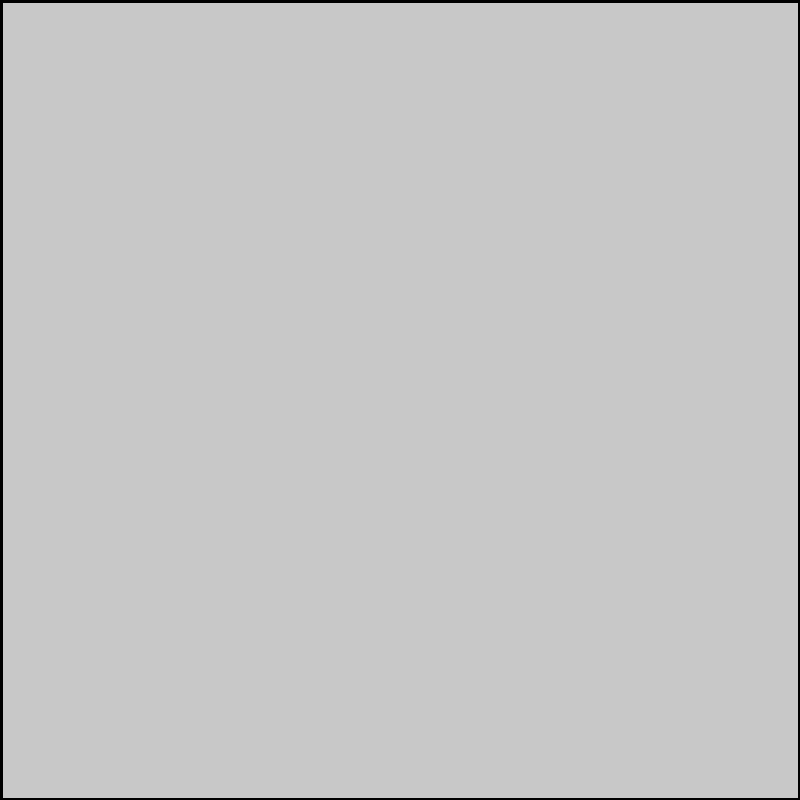
Frame 1 (no input)
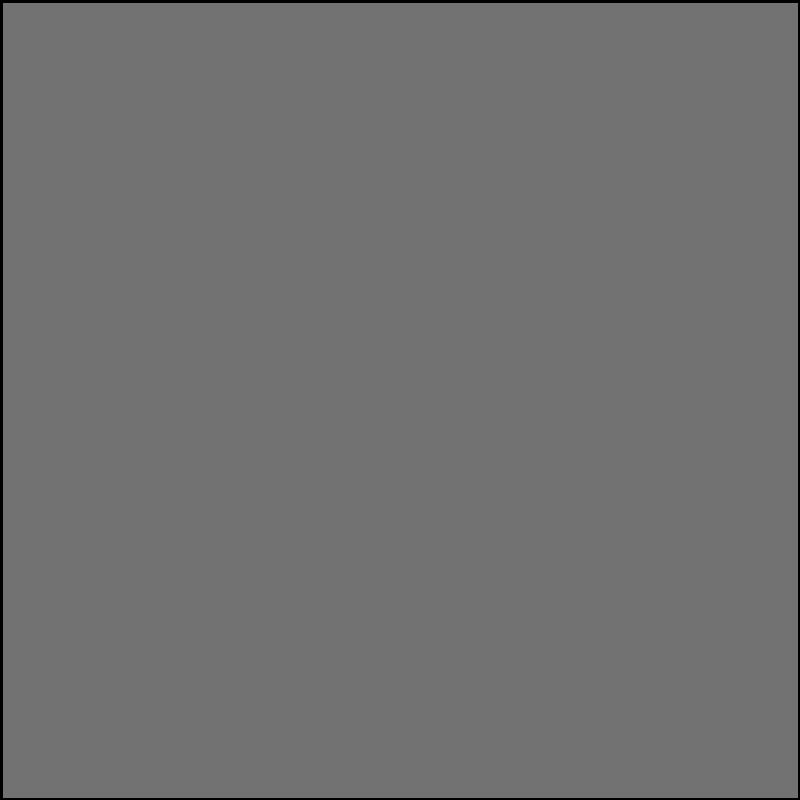
Frame 60 (the mouse pressed at the canvas centre just before this capture)
Frame 120 (the mouse held since frame 60 and released just before this capture): identical to frame 60, image omitted

The Processing sketch that drew these frames (run headless with seeded random() and noise(); from frame 60 on, the mouse is pressed at the canvas centre):

// Processing sketch: sketch_150725c
// ── sketch_150725c.pde
int value = 0;

void setup() {
  size(800,800);
  frameRate(35);
}

void draw() {
  fill(100,10);
  strokeWeight(5);
  rect(0,0,width,height);
  //fill(random(100),random(100),random(100));
  //rect(width/4, height/4, 250, 250);
}

void mouseMoved() {
  stroke(random(100,200),random(100,200),random(100,200));
   if (keyPressed) {
  stroke(0);
  }
  line(mouseX,mouseX,mouseX-5,mouseY-5);
 
  }
  
/*void keyPressed() {o
  if (
    stroke (0);
}
} */

    
